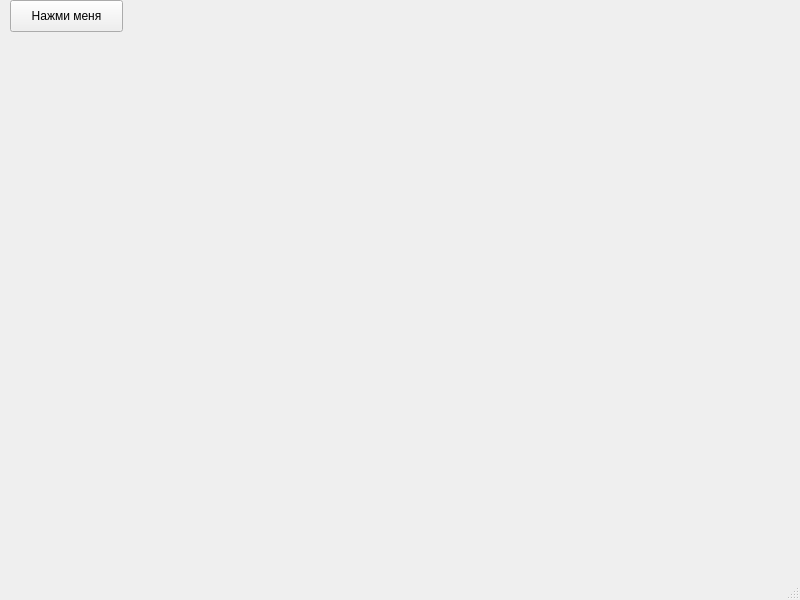
<?xml version="1.0" encoding="UTF-8"?>
<ui version="4.0">
 <class>MainWindow</class>
 <widget class="QMainWindow" name="MainWindow">
  <property name="geometry">
   <rect>
    <x>0</x>
    <y>0</y>
    <width>800</width>
    <height>600</height>
   </rect>
  </property>
  <property name="windowTitle">
   <string>MainWindow</string>
  </property>
  <widget class="QWidget" name="centralwidget">
   <widget class="QPushButton" name="pushButton">
    <property name="geometry">
     <rect>
      <x>10</x>
      <y>0</y>
      <width>113</width>
      <height>32</height>
     </rect>
    </property>
    <property name="text">
     <string>Нажми меня</string>
    </property>
   </widget>
  </widget>
  <widget class="QMenuBar" name="menubar">
   <property name="geometry">
    <rect>
     <x>0</x>
     <y>0</y>
     <width>800</width>
     <height>38</height>
    </rect>
   </property>
  </widget>
  <widget class="QStatusBar" name="statusbar"/>
 </widget>
 <resources/>
 <connections/>
</ui>
